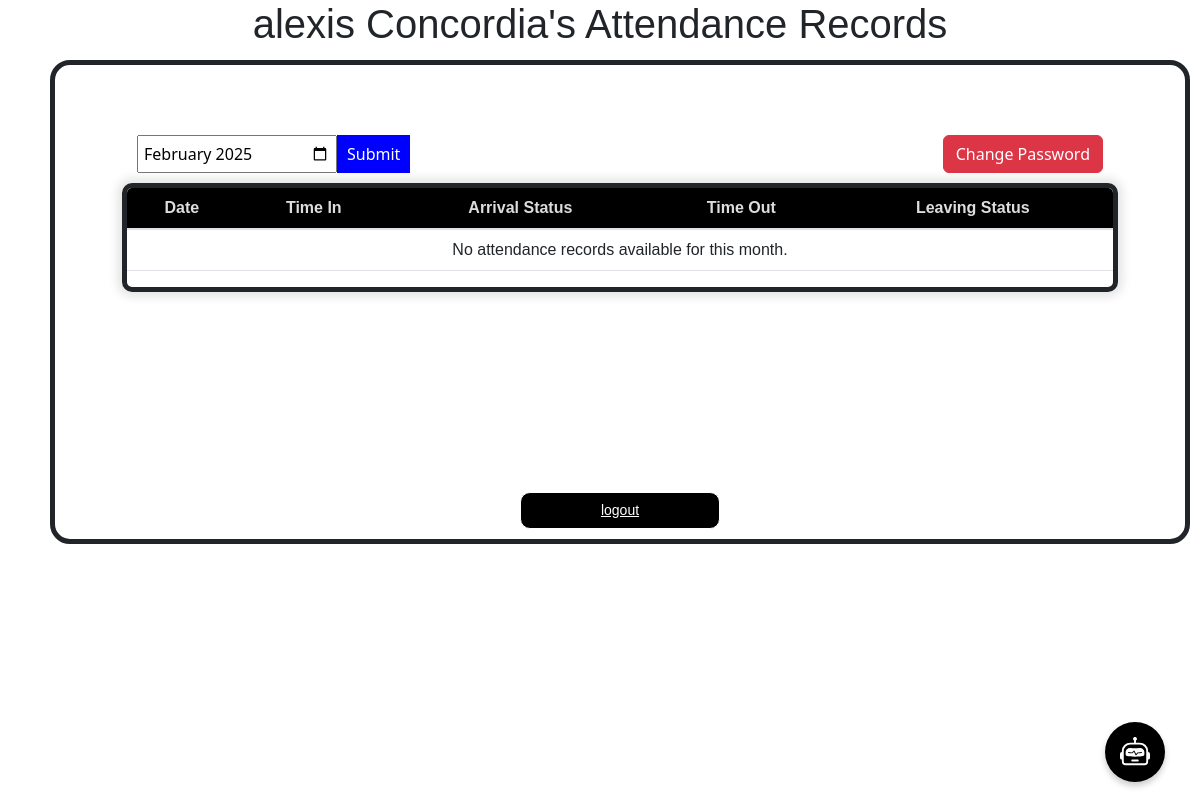
/employee-dashboard/ (signed in), run on an earlier commit of the app's database.
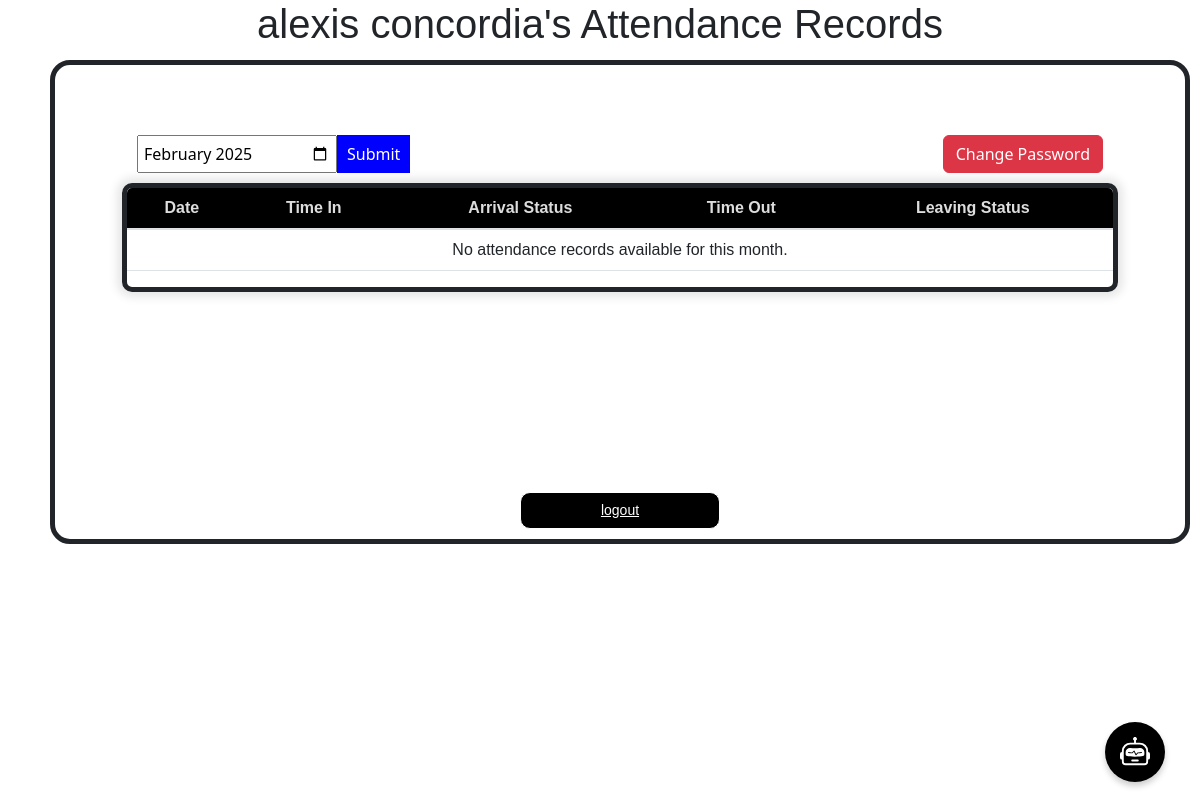
And on a later commit of the database.
### myapp/models.py (models this page shows, shortened)
class Employee(models.Model):
    employee_id = models.CharField(max_length=100, unique=True)
    first_name = models.CharField(max_length=120)
    last_name = models.CharField(max_length=120)
    username = models.CharField(max_length=100, unique=True, default='defaultuser')
    archived = models.BooleanField(default=False)
    password = models.CharField(max_length=128, default='defaultpassword')
    department_name = models.ForeignKey(Department, on_delete=models.CASCADE, related_name='employees')
    updated = models.DateTimeField(auto_now=True)
    created = models.DateTimeField(auto_now_add=True)
    class Meta:
        ordering = ['-updated', '-created']

### myapp/views.py (the view)
# urls.py: path('employee-dashboard/', views.employee_dashboard, name='employee-dashboard'),
def employee_dashboard(request):
    print("Employee dashboard view accessed")
    employee_id = request.session.get('employee_id')
    if not employee_id:
        return redirect('signin')
    employee = Employee.objects.get( employee_id=employee_id)
    current_month = datetime.now().strftime('%Y-%m')
    selected_month = request.GET.get('month', current_month)
    if selected_month:
        try:
            year, month = map(int, selected_month.split('-'))  # Unpack year and month
            attendance_records = Attendance.objects.filter(
                employee=employee,
                date__year=year,
                date__month=month
            )
        except ValueError:
            attendance_records = Attendance.objects.filter(employee=employee)
    return render(request, 'employee_dashboard.html', {
        'employee': employee,
        'attendance_records': attendance_records,
        'selected_month': selected_month,
    })

### myapp/templates/employee_dashboard.html (shortened to what this page needs)
<!DOCTYPE html>
<html lang="en">
  <head>
    {% load static %}
    <link rel="stylesheet" href="{% static 'css/employee-dashboard.css' %}">
    <link rel="stylesheet" href="{% static 'css/chatbot.css' %}">
    <link href="https://cdn.jsdelivr.net/npm/bootstrap@5.3.0-alpha1/dist/css/bootstrap.min.css" rel="stylesheet">
<section class="home">
    <h1>{{ employee.first_name }} {{ employee.last_name }}'s Attendance Records </h1>
    <div class="container">
<div class="topBot">
    <form method="GET" action="" class="parent-calendar-employee">
        <input type="month" id="month" name="month" class="month-input" value="{{ selected_month }}" class="calendar"required>
        <button type="submit">Submit</button>
    </form>
    <button
    style="display: flex;  margin-left: 70px;"
    type="button"
    class="btn btn-danger"
    data-bs-toggle="modal"
    data-bs-target="#changePasswordModal">
    Change Password
</button>
</div>
    <div class="table-container">
    <table class="table">
        <thead>
            <tr>
                <th scope="col">Date</th>
                <th scope="col">Time In</th>
                <th scope="col">Arrival Status</th>
                <th scope="col">Time Out</th>
                <th scope="col">Leaving Status</th>
            </tr>
        </thead>
        <tbody>
            {% for record in attendance_records %}
            <tr>
                <th scope="row">{{ record.date }}</th>
                <td>{{ record.time_in|time:"g:i a" }}</td>
                <td>{{ record.arrival_status }}</td>
                <td>{{ record.time_out|time:"g:i a" }}</td>
                <td>{{ record.timeout_status }}</td>
            </tr>
            {% empty %}
            <tr>
                <td colspan="5">No attendance records available for this month.</td>
            </tr>
            {% endfor %}
        </tbody>
    </table>
</div>
<div class="logout">
<a href="{% url 'signin' %}" class="Logout_btn">logout</a>
</div>
     <button id="toggleChatbot">
     </button>
</section>

What changed in the data, as far as the page shows it:
changed Employee "alexis": last_name "Concordia" → "concordia"
